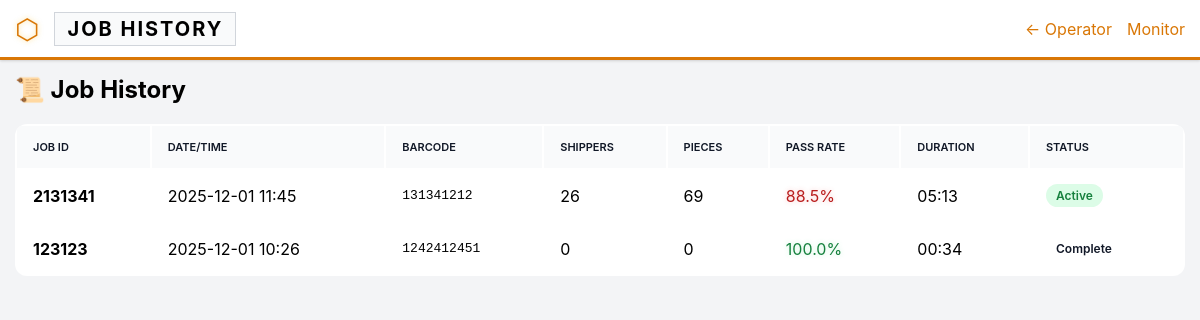
The app's page /history with its own data.
### app.py (models this page shows, shortened)
class Job(db.Model):
    __tablename__ = 'jobs'
    id = db.Column(db.Integer, primary_key=True)
    job_id = db.Column(db.String(100), nullable=False)
    expected_barcode = db.Column(db.String(200), nullable=False)
    pieces_per_shipper = db.Column(db.Integer, default=1)
    target_quantity = db.Column(db.Integer, default=0)
    start_time = db.Column(db.DateTime, default=datetime.now)
    end_time = db.Column(db.DateTime, nullable=True)
    is_active = db.Column(db.Boolean, default=True)
    scans = db.relationship('Scan', backref='job', lazy='dynamic')
    @property
    def pass_count(self) -> int:
        return self.scans.filter_by(status='PASS').count()
    @property
    def total_scans(self) -> int:
        return self.scans.count()
    @property
    def total_pieces(self) -> int:
        return self.pass_count * self.pieces_per_shipper
    @property
    def pass_rate(self) -> float:
        if self.total_scans == 0:
            return 100.0
        return (self.pass_count / self.total_scans) * 100
    @property
    def elapsed_seconds(self) -> int:
        if self.end_time:
            return int((self.end_time - self.start_time).total_seconds())
        return int((datetime.now() - self.start_time).total_seconds())
    @property
    def elapsed_formatted(self) -> str:
        seconds = self.elapsed_seconds
        hours, remainder = divmod(seconds, 3600)
        minutes, secs = divmod(remainder, 60)
        return f"{hours:02d}:{minutes:02d}"

### app.py (the view)
@app.route('/history')
def history():
    page = request.args.get('page', 1, type=int)
    jobs = Job.query.order_by(Job.start_time.desc()).paginate(page=page, per_page=20)
    return render_template('history.html', jobs=jobs)

### templates/history.html (shortened to what this page needs)
<!DOCTYPE html>
<html lang="en">
<head>
    <link rel="stylesheet" href="{{ url_for('static', filename='css/style.css') }}">
</head>
<body>
    <header class="header">
        <div class="header-left">
            <span class="logo">⬡</span>
            <span class="title">JOB HISTORY</span>
        </div>
        <div class="header-right">
            <a href="/" class="nav-link">← Operator</a>
            <a href="/monitor" class="nav-link">Monitor</a>
        </div>
    </header>
    <main class="main-content">
        <div class="history-header">
            <h1>📜 Job History</h1>
        </div>
        <table class="jobs-table">
            <thead>
                <tr>
                    <th>Job ID</th>
                    <th>Date/Time</th>
                    <th>Barcode</th>
                    <th>Shippers</th>
                    <th>Pieces</th>
                    <th>Pass Rate</th>
                    <th>Duration</th>
                    <th>Status</th>
                </tr>
            </thead>
            <tbody>
                {% for job in jobs.items %}
                <tr>
                    <td><strong>{{ job.job_id }}</strong></td>
                    <td>{{ job.start_time.strftime('%Y-%m-%d %H:%M') }}</td>
                    <td style="font-family: monospace;">{{ job.expected_barcode }}</td>
                    <td>{{ job.total_scans }}</td>
                    <td>{{ job.total_pieces }}</td>
                    <td class="{{ 'highlight-success' if job.pass_rate >= 99 else 'highlight-warning' if job.pass_rate >= 95 else 'highlight-danger' }}">
                        {{ '%.1f' % job.pass_rate }}%
                    </td>
                    <td>{{ job.elapsed_formatted }}</td>
                    <td>
                        <span class="status-badge {{ 'active' if job.is_active else 'complete' }}">
                            {{ 'Active' if job.is_active else 'Complete' }}
                        </span>
                    </td>
                </tr>
                {% else %}
                <tr>
                    <td colspan="8" style="text-align: center; color: var(--text-muted);">
                        No jobs found
                    </td>
                </tr>
                {% endfor %}
            </tbody>
        </table>
    </main>
</body>
</html>

### static/css/style.css (style rules this page uses)
* { margin: 0; padding: 0; box-sizing: border-box; }
:root { --bg-dark: #f3f4f6; --bg-card: #ffffff; --bg-card-light: #f9fafb; --bg-input: #ffffff; --primary: #d97706; --primary-hover: #b45309; --success: #15803d; --success-bg: #dcfce7; --danger: #b91c1c; --danger-bg: #fee2e2; --warning: #d97706; --info: #0369a1; --text-primary: #000000; --text-secondary: #111827; --text-muted: #374151; --border: #d1d5db; --border-highlight: #9ca3af; --panel-shadow: 0 1px 3px 0 rgba(0, 0, 0, 0.1), 0 1px 2px 0 rgba(0, 0, 0, 0.06); --inset-shadow: inset 0 2px 4px 0 rgba(0, 0, 0, 0.06); }
body { font-family: 'Inter', system-ui, -apple-system, BlinkMacSystemFont, 'Segoe UI', Roboto, sans-serif; background-color: var(--bg-dark); color: var(--text-primary); min-height: 100vh; overflow-x: hidden; background-image: linear-gradient(rgba(255, 255, 255, 0.03) 1px, transparent 1px), linear-gradient(90deg, rgba(255, 255, 255, 0.03) 1px, transparent 1px); background-size: 20px 20px; }
.header { display: flex; justify-content: space-between; align-items: center; background-color: var(--bg-card); padding: 8px 15px; height: 60px; border-bottom: 3px solid var(--primary); box-shadow: var(--panel-shadow); }
.header-left { display: flex; align-items: center; gap: 15px; }
.logo { font-size: 28px; color: var(--primary); text-shadow: 0 0 5px rgba(251, 191, 36, 0.5); }
.title { font-size: 20px; font-weight: 700; letter-spacing: 2px; text-transform: uppercase; color: var(--text-primary); border: 1px solid var(--border); padding: 4px 12px; background: var(--bg-card-light); }
.header-right { display: flex; align-items: center; gap: 15px; }
.main-content { padding: 15px; max-width: 1400px; margin: 0 auto; }
.highlight-success { color: var(--success) !important; text-shadow: 0 0 5px rgba(74, 222, 128, 0.3); }
.highlight-danger { color: var(--danger) !important; text-shadow: 0 0 5px rgba(239, 68, 68, 0.3); }

### templates/history.html (style rules this page uses)
.history-header { display: flex; justify-content: space-between; align-items: center; margin-bottom: 20px; }
.history-header h1 { font-size: 24px; }
.jobs-table { width: 100%; background-color: var(--bg-card); border-radius: 12px; overflow: hidden; }
.jobs-table th, .jobs-table td { padding: 14px 16px; text-align: left; }
.jobs-table th { background-color: var(--bg-card-light); font-size: 11px; color: var(--text-secondary); text-transform: uppercase; font-weight: 600; }
.jobs-table tr { border-bottom: 1px solid var(--border); }
.jobs-table tr:last-child { border-bottom: none; }
.status-badge { display: inline-block; padding: 4px 10px; border-radius: 20px; font-size: 12px; font-weight: 600; }
.status-badge.active { background-color: var(--success-bg); color: var(--success); }
.status-badge.complete { background-color: var(--bg-input); color: var(--text-secondary); }
.nav-link { color: var(--primary); text-decoration: none; }

### records on screen
Job: job_id "2131341", start_time "2025-12-01 11:45", expected_barcode "131341212", total_scans "26", total_pieces "69", pass_rate "88.5", elapsed_formatted "05:13", is_active "Active"
Job: job_id "123123", start_time "2025-12-01 10:26", expected_barcode "1242412451", total_scans "0", total_pieces "0", pass_rate "100.0", elapsed_formatted "00:34", is_active "Complete"
